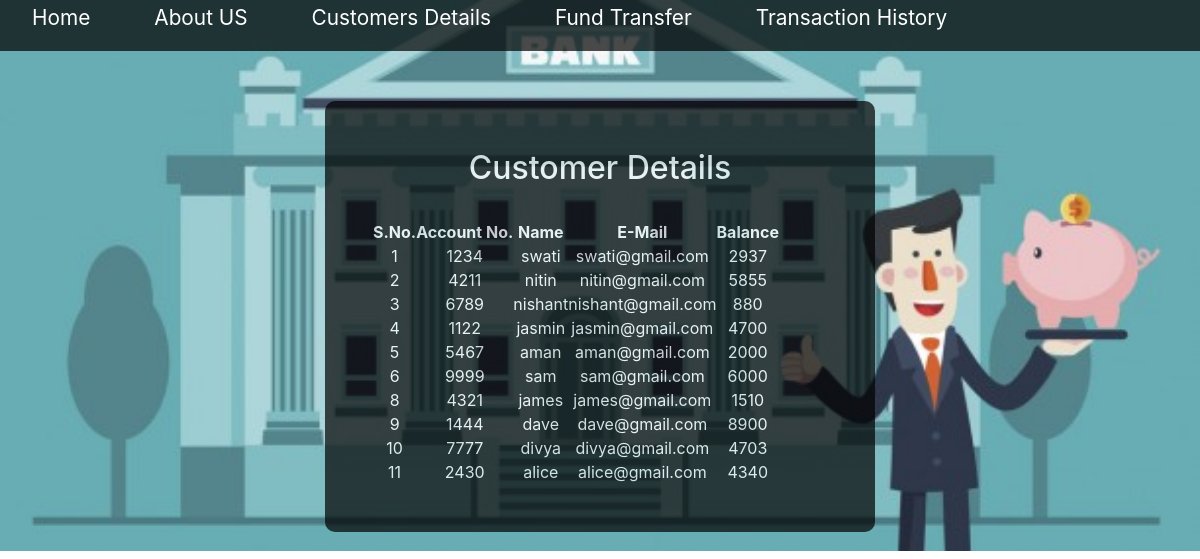
The page /ViewCustomers.php on the database its author committed.
### tables this page shows
CREATE TABLE `accountdetails` (
  `sno` int(11) NOT NULL,
  `accID` int(11) NOT NULL,
  `name` varchar(50) NOT NULL,
  `email` varchar(100) NOT NULL,
  `balance` double NOT NULL
);

### ViewCustomers.php (the view, shortened to what this page needs)
<?php
    $servername = "localhost:3306";
    $username = "root";
    $password = "";
    $dbname = "spark_bank";
    $conn = new mysqli($servername, $username, $password, $dbname);
    $sql = "SELECT * FROM accountdetails" ;
    $result = $conn->query($sql);
?>
<!DOCTYPE html>
<html lang="en">
<head>
  <link rel="stylesheet" href="https://maxcdn.bootstrapcdn.com/bootstrap/4.0.0/css/bootstrap.min.css">
</head>
<body>
  <?php include('navbar.php'); ?>
       <div class="container">
            <h2 style="text-align: center">Customer Details</h2>
            <br>
            <table id="Table">
                <thead>
                    <tr>
                    <th colspan=3>S.No.</th>
                    <th colspan=3>Account No.</th>
                    <th colspan=3>Name</th>
                    <th colspan=3>E-Mail</th>
                    <th colspan=3>Balance</th>
                    </tr>
                </thead>
                <?php
                while($row = $result->fetch_assoc()) {
                ?>
                <tr>
                    <td colspan=3><?php echo $row['sno']; ?></td>
                    <td colspan=3><?php echo $row['accID']; ?></td>
                    <td colspan=3><?php echo $row['name']; ?></td>
                    <td colspan=3><?php echo $row['email']; ?></td>
                    <td colspan=3><?php echo $row['balance']; ?></td>
                </tr>
                <?php
                }
                ?>
            </table>
        </div>
</body>
</html>

### navbar.php (shortened to what this page needs)
<!DOCTYPE html>
<html>
<head>
</head>
<body>
   <nav id="navbar">
    <ul>
    <li>
    <a href="index.php">Home</a>
    </li>
    <li>
    <a href="aboutus.php">About US</a>
    </li>
    <li>
    <a href="ViewCustomers.php">Customers Details</a>
    </li>
    <li>
    <a href="Transfer.php">Fund Transfer</a>
    </li>
    <li>
    <a href="RecordsPage.php">Transaction History</a>
    </li>
    </ul>
   </nav>
<body>
</html>

### ViewCustomers.php (style rules this page uses)
* { margin: 0; padding: 0; }
body { margin:0; padding:0; background-image: url('bank.jpg'); background-repeat: no-repeat; background-size: cover; }
.container { width: 550px; padding: 4% 4% 4%; margin : auto; text-align: center; position:relative; top:50px; vertical-align: middle; background-color: black; color:white; border-radius:10px; opacity: 0.7; }

### navbar.php (style rules this page uses)
body { padding:0; margin: 0; }
#navbar { display: flex; align-items: center; position: sticky; }
#navbar::before { content: ""; background-color: black; position: absolute; top:0px; left:0px; height: 100%; width:100%; z-index: -1; opacity: 0.7; }
#navbar ul { display: flex; }
#navbar ul li { list-style: none; font-size: 1.3rem; }
#navbar ul li a { color: white; display: block; padding: 2px 32px; border-radius: 20px; text-decoration: none; }

### rows shown on the page
accountdetails: sno "1", accID "1234", name "swati", email "swati@gmail.com", balance "2937"
accountdetails: sno "2", accID "4211", name "nitin", email "nitin@gmail.com", balance "5855"
accountdetails: sno "3", accID "6789", name "nishant", email "nishant@gmail.com", balance "880"
accountdetails: sno "4", accID "1122", name "jasmin", email "jasmin@gmail.com", balance "4700"
accountdetails: sno "5", accID "5467", name "aman", email "aman@gmail.com", balance "2000"
accountdetails: sno "6", accID "9999", name "sam", email "sam@gmail.com", balance "6000"
accountdetails: sno "8", accID "4321", name "james", email "james@gmail.com", balance "1510"
accountdetails: sno "9", accID "1444", name "dave", email "dave@gmail.com", balance "8900"
accountdetails: sno "10", accID "7777", name "divya", email "divya@gmail.com", balance "4703"
accountdetails: sno "11", accID "2430", name "alice", email "alice@gmail.com", balance "4340"
